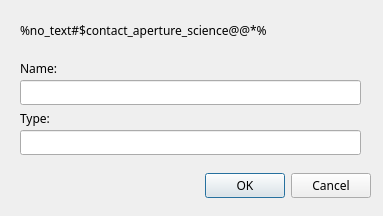
<?xml version="1.0" encoding="UTF-8"?>
<ui version="4.0">
 <class>RenameDlg</class>
 <widget class="QDialog" name="RenameDlg">
  <property name="geometry">
   <rect>
    <x>0</x>
    <y>0</y>
    <width>383</width>
    <height>216</height>
   </rect>
  </property>
  <property name="sizePolicy">
   <sizepolicy hsizetype="Fixed" vsizetype="Fixed">
    <horstretch>0</horstretch>
    <verstretch>0</verstretch>
   </sizepolicy>
  </property>
  <property name="minimumSize">
   <size>
    <width>383</width>
    <height>216</height>
   </size>
  </property>
  <property name="maximumSize">
   <size>
    <width>383</width>
    <height>216</height>
   </size>
  </property>
  <property name="font">
   <font>
    <family>Sans Serif</family>
   </font>
  </property>
  <property name="windowTitle">
   <string>Set name</string>
  </property>
  <property name="windowIcon">
   <iconset resource="../icon/icon.qrc">
    <normaloff>:/icon/gridsmall.png</normaloff>:/icon/gridsmall.png</iconset>
  </property>
  <widget class="QDialogButtonBox" name="buttonBox">
   <property name="geometry">
    <rect>
     <x>30</x>
     <y>170</y>
     <width>341</width>
     <height>32</height>
    </rect>
   </property>
   <property name="orientation">
    <enum>Qt::Horizontal</enum>
   </property>
   <property name="standardButtons">
    <set>QDialogButtonBox::Cancel|QDialogButtonBox::Ok</set>
   </property>
  </widget>
  <widget class="QLabel" name="label">
   <property name="geometry">
    <rect>
     <x>20</x>
     <y>10</y>
     <width>351</width>
     <height>41</height>
    </rect>
   </property>
   <property name="font">
    <font>
     <family>Sans Serif</family>
     <pointsize>9</pointsize>
    </font>
   </property>
   <property name="text">
    <string>%no_text#$contact_aperture_science@@*%</string>
   </property>
   <property name="wordWrap">
    <bool>true</bool>
   </property>
  </widget>
  <widget class="QLineEdit" name="lineEdit">
   <property name="geometry">
    <rect>
     <x>20</x>
     <y>80</y>
     <width>341</width>
     <height>25</height>
    </rect>
   </property>
   <property name="font">
    <font>
     <family>Sans Serif</family>
     <pointsize>9</pointsize>
    </font>
   </property>
  </widget>
  <widget class="QLineEdit" name="lineEdit_2">
   <property name="geometry">
    <rect>
     <x>20</x>
     <y>130</y>
     <width>341</width>
     <height>25</height>
    </rect>
   </property>
   <property name="font">
    <font>
     <family>Sans Serif</family>
     <pointsize>9</pointsize>
    </font>
   </property>
   <property name="text">
    <string/>
   </property>
  </widget>
  <widget class="QLabel" name="label_2">
   <property name="geometry">
    <rect>
     <x>20</x>
     <y>60</y>
     <width>67</width>
     <height>17</height>
    </rect>
   </property>
   <property name="font">
    <font>
     <family>Sans Serif</family>
     <pointsize>9</pointsize>
    </font>
   </property>
   <property name="text">
    <string>Name:</string>
   </property>
  </widget>
  <widget class="QLabel" name="label_3">
   <property name="geometry">
    <rect>
     <x>20</x>
     <y>110</y>
     <width>67</width>
     <height>17</height>
    </rect>
   </property>
   <property name="font">
    <font>
     <family>Sans Serif</family>
     <pointsize>9</pointsize>
    </font>
   </property>
   <property name="text">
    <string>Type:</string>
   </property>
  </widget>
 </widget>
 <resources>
  <include location="../icon/icon.qrc"/>
 </resources>
 <connections>
  <connection>
   <sender>buttonBox</sender>
   <signal>accepted()</signal>
   <receiver>RenameDlg</receiver>
   <slot>accept()</slot>
   <hints>
    <hint type="sourcelabel">
     <x>248</x>
     <y>254</y>
    </hint>
    <hint type="destinationlabel">
     <x>157</x>
     <y>274</y>
    </hint>
   </hints>
  </connection>
  <connection>
   <sender>buttonBox</sender>
   <signal>rejected()</signal>
   <receiver>RenameDlg</receiver>
   <slot>reject()</slot>
   <hints>
    <hint type="sourcelabel">
     <x>316</x>
     <y>260</y>
    </hint>
    <hint type="destinationlabel">
     <x>286</x>
     <y>274</y>
    </hint>
   </hints>
  </connection>
 </connections>
</ui>
